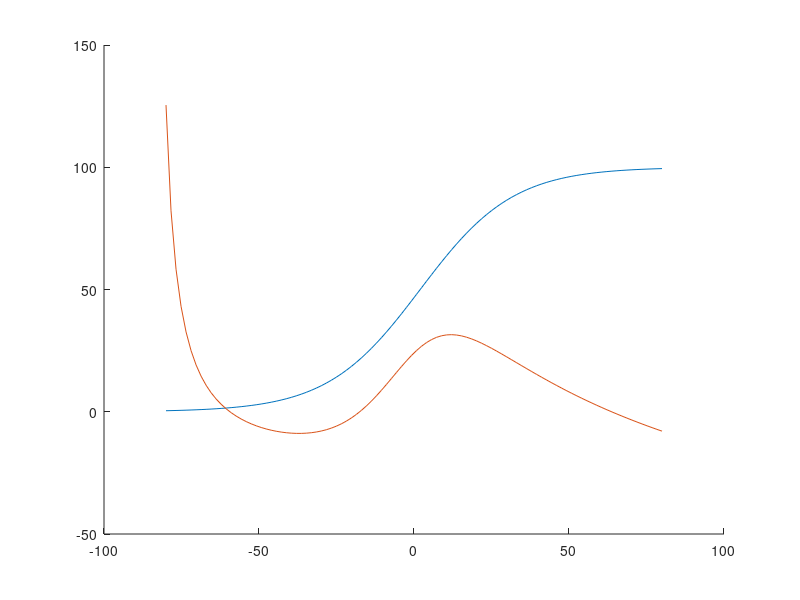

MATLAB code for this plot: (Note: this script raises an error after producing the figure.)


function project
    v = linspace(-80, 80);

    % defining first set of MLE variables
    g_ca = 4.4;
    g_k = 8;
    g_l = 2;
    v_ca = 120;
    v_k = -84;
    v_l = -60;
    phi = 0.02;
    v1 = -1.2;
    v2 = 18;
    v3 = 2;
    v4 = 30;
    v5 = 2;
    v6 = 30;
    c = 20;
    
    
    % plotting null-clines,finding equilibrium points and their nature, quiver plots
    % MLE with first set of variables, i external = 0
    figure(1)
    hold on
        % w null-cline dw/dt = 0, w = f(v)
        w_null_cline = 0.5 * ( 1 + tanh((v-v3)/(v4)) );
        
        % v null cline, dv/dt = 0, w = f(v)
        m_infinity_v = 0.5 * ( 1 + tanh((v-v1)/(v2)) ); 
        denominator_v_null_cline = g_k * (v - v_k);
        numerator_v_null_cline = -g_ca * ( m_infinity_v.* (v-v_ca) ) - g_l * (v-v_l);
        
        v_null_cline = numerator_v_null_cline./denominator_v_null_cline;

        plot(v, 100*w_null_cline)
        plot(v, 100*v_null_cline)

      
        % point of intersection- method  1 - iterating in vectors
        for cnt=1:numel(v)
            s1 = v_null_cline(cnt);
            s2 = w_null_cline(cnt);
            zz = abs(s1-s2);
            if zz <= 0.01
               fprintf("v_eq,w_eq %.3f, %.3f \n", v(cnt), s1)
               v_eq = v(cnt)
               w_eq = s1
            end
        end
        
        % findng point of intersection - method 2 - using sym package of matlab(NR Method)
        F = @(x) [(1/c)*((-g_ca * ( (0.5 * ( 1 + tanh((x(1)-v1)/(v2)) ))*(x(1)-v_ca) )) + (-g_k * ( x(2)*(x(1)-v_k) )) + (-g_l * (x(1) - v_l)));  phi * (0.5 * ( 1 + tanh((x(1)-v3)/(v4)) ) - x(2))/(1/cosh((x(1)-v3)/(2*v4)))];
        starting_pt = [-60; 0.01];
        options = optimoptions('fsolve','Display','iter');
        [x,fval] = fsolve(F,starting_pt,options)
        disp("Equilibrium point for MLE with first set of variables, i external = 0")
        disp(x)
        


        % quiver plots
        [v_quiver,w_quiver] = meshgrid(linspace(-80,80,30), linspace(0,1,30));
        m_infinity_v_quiver = 0.5 * ( 1 + tanh((v_quiver-v1)/(v2)) ); 

        tau_w = 1./cosh((v_quiver-v3)/(2*v4));
        dv_dt = (1/c)*((-g_ca * ( m_infinity_v_quiver.*(v_quiver-v_ca) )) + (-g_k * ( w_quiver.*(v_quiver-v_k) )) + (-g_l * (v_quiver - v_l)));
        dw_dt = phi * (0.5 * ( 1 + tanh((v_quiver-v3)/(v4)) ) - w_quiver)./tau_w;
        quiver(v_quiver,100*w_quiver, dv_dt, 100*dw_dt, 10, 'color',[0 0 0]); % arrow length scaled 2 times for visibility
        
        
        % defining dv/dt and dw/dt again because this time we want expressions not vectors for the jacobian
        % dv/dt and dw_dt are functions of (v_var, w_var)
        syms v_var w_var
        dv_dt2 = (1/c)*((-g_ca * ( (0.5 * ( 1 + tanh((v_var-v1)/(v2)) ))*(v_var-v_ca) )) + (-g_k * ( w_var*(v_var-v_k) )) + (-g_l * (v_var - v_l)));
        dw_dt2 = phi * (0.5 * ( 1 + tanh((v_var-v3)/(v4)) ) - w_var)/(1/cosh((v_var-v3)/(2*v4)));
        
        df1_dv = diff(dv_dt2, v_var);
        df1_dw = diff(dv_dt2, w_var);
        df2_dv = diff(dw_dt2, v_var);
        df2_dw = diff(dw_dt2, w_var);

        % jacobian matrix and their eigen values
        disp("jacobian matrix of MLE Iext=0")
        jacobian = [subs(df1_dv,{v_var,w_var},{v_eq, w_eq}) subs(df1_dw,{v_var,w_var},{v_eq, w_eq}); subs(df2_dv,{v_var,w_var},{v_eq, w_eq}) subs(df2_dw,{v_var,w_var},{v_eq, w_eq})  ];
        disp(double(jacobian));
        disp("Eigen values of MLE I ext=0, should be stable - both eigen values negative")
        eigen_values = double(eig(jacobian)) % we see that eigen values are negative, implying that equilibrium point is a stable point
        
        % running the equation from Equilibrium point, it stays there
        [t,r] = ode15s(@mle_diff_eqn,[0 100],[x(1) x(2)])
        plot(r(:,1),100*r(:,2));

    hold off
    grid

    
    
    
    
    % plotting for different values of phi
    % MLE Different set of variables for 
    figure(2)
        hold on
        % [t1,r1] = ode15s(@mle_diff_eqn,[0 10000],[x(1)+10 x(2)]) % sub threshold, phi = 0.02
        % plot4 = plot(r1(:,1),r1(:,2))

        
        + 30
        % [t1,r1] = ode15s(@mle_diff_eqn2,[0 10000],[x(1)+10 x(2)]) % sub threshold, phi = 0.04
        % plot5 = plot(r1(:,1),r1(:,2))

        

        % [t1,r1] = ode15s(@mle_diff_eqn3,[0 10000],[x(1)+10 x(2)]) % sub threshold, phi = 0.01
        % plot6 = plot(r1(:,1),r1(:,2))

        [t,r] = ode15s(@mle_diff_eqn3,[0 300],[x(1)+100 x(2)]); % supra threshold, phi = 0.01
        plot1 = plot(r(:,1), r(:,2))

        [t,r] = ode15s(@mle_diff_eqn,[0 300],[x(1)+100 x(2)]); % supra threshold, phi = 0.02
        plot2 = plot(r(:,1), r(:,2))

        [t,r] = ode15s(@mle_diff_eqn2,[0 300],[x(1)+100 x(2)]); % supra threshold, phi = 0.04
        plot3 = plot(r(:,1), r(:,2));

        legend([plot1, plot2, plot3], ["AP phi=0.01", "AP phi=0.02", "AP phi = 0.04"]);
       
        hold off
    grid

    % plotting for different values of V_initial to see sub and supra thresholds
    figure(3)
        hold on
            plots_depoloraization = [];
            labels = [];

            for step_size = 40:1:50
                [t,r] = ode15s(@mle_diff_eqn,[0 300],[x(1)+step_size x(2)]);
                plots_depoloraization = [plots_depoloraization, plot(r(:,1), r(:,2))];
                labels = [labels, strcat("V initial=",string(x(1) + step_size))];
            end
            legend(plots_depoloraization, labels)
        hold off
    grid

    % V max vs V initial
    % The plot shows the presence of threshold voltage, intial value above threshold voltage results in action potential kind behaviour
    figure(4)
        hold on
            v_initial = [];
            v_max = [];
            for step_size = 45:0.01:46
                [t,r] = ode15s(@mle_diff_eqn,[0 300],[x(1)+step_size x(2)]);
                v_initial = [v_initial, x(1)+step_size];
                v_max = [v_max, max(r(:,1))];
            end
        hold off

        plot(v_initial, v_max)
    grid

    % with steady external currents
    figure(5)
        hold on
            [t,r] = ode15s(@mle_diff_eqn,[0 300],[x(1) x(2)]); % equilibrium point, iext = 0
            plot1 = plot(r(:,1), r(:,2)) %nothing happens as we are at the equilibrium point

            [t,r] = ode15s(@mle_diff_eqn_with_i_ext_steady,[0 300],[x(1) x(2)]); % equilibrium point, iext = 86
            plot2 = plot(r(:,1), r(:,2)) % we get a limit cycle, we are starting from a point far from new equilibrium point, so can't predict via linearisation, derivates play the role

            [t,r] = ode15s(@mle_diff_eqn_with_i_ext_steady,[0 500],[-27.9, 0.17]); % non-equilibirum point, iext = 86
            plot3 = plot(r(:,1), r(:,2)) % we get a inward spiral, we are starting a point near new equilbirium point. And jacobian eigen values given complex with real part -ve, which confirms inward spiral

            legend([plot1, plot2, plot3], ["equilibrium pt, iext = 0", "equilibrium point, iext = 86", "non-equilibirum point, iext = 86"]);
        hold off

        
        % Calculations verifying the plots in figure(5)
        % finding - new equilibrium point when i ext = 86, its jacobian, its eigen values
        F = @(x) [(1/c)*((-g_ca * ( (0.5 * ( 1 + tanh((x(1)-v1)/(v2)) ))*(x(1)-v_ca) )) + (-g_k * ( x(2)*(x(1)-v_k) )) + (-g_l * (x(1) - v_l)) + 86);  phi * (0.5 * ( 1 + tanh((x(1)-v3)/(v4)) ) - x(2))/(1/cosh((x(1)-v3)/(2*v4)))];
        starting_pt = [-27; 0.10];
        options = optimoptions('fsolve','Display','iter');
        [x,fval] = fsolve(F,starting_pt,options)
        disp("Equilibrium pt with iext = 86")
        disp(x) % -27.9524, 0.1195
        v_eq3 = x(1)
        w_eq3 = x(2)

        % finding jacobian values
        syms v_var3 w_var3
        dv_dt3 = (1/c)*((-g_ca * ( (0.5 * ( 1 + tanh((v_var3-v1)/(v2)) ))*(v_var3-v_ca) )) + (-g_k * ( w_var3*(v_var3-v_k) )) + (-g_l * (v_var3 - v_l)) + 86);
        dw_dt3 = phi * (0.5 * ( 1 + tanh((v_var3-v3)/(v4)) ) - w_var3)/(1/cosh((v_var3-v3)/(2*v4)));
        
        df1_dv3 = diff(dv_dt3, v_var3);
        df1_dw3 = diff(dv_dt3, w_var3);
        df2_dv3 = diff(dw_dt3, v_var3);
        df2_dw3 = diff(dw_dt3, w_var3);

        % jacobian matrix and their eigen values
        jacobian3 = [subs(df1_dv3,{v_var3,w_var3},{v_eq3, w_eq3}) subs(df1_dw3,{v_var3,w_var3},{v_eq3, w_eq3}); subs(df2_dv3,{v_var3,w_var3},{v_eq3, w_eq3}) subs(df2_dw3,{v_var3,w_var3},{v_eq3, w_eq3})  ];
        disp("eigen values for i ext = 86")
        eigen_values3 = double(eig(jacobian3)) % we see that eigen values are negative, implying that equilibrium point is a stable point
        % eigen values are complex, with real part negative => inward spiral
        % we get that inward spiral when we start near the equilibrium pt -27.9,0.17

    grid

    
    
    % i = 86
    % run backwards in time, find UPO,  null clines
    figure(6)
        hold on
             % plot for null clines with iext = 86
            % w null-cline dw/dt = 0, w = f(v)
            w_null_cline = 0.5 * ( 1 + tanh((v-v3)/(v4)) );
                
            % v null cline, dv/dt = 0, w = f(v)
            m_infinity_v = 0.5 * ( 1 + tanh((v-v1)/(v2)) ); 
            denominator_v_null_cline = g_k * (v - v_k);
            numerator_v_null_cline = -g_ca * ( m_infinity_v.* (v-v_ca) ) - g_l * (v-v_l) + 86;
            
            v_null_cline = numerator_v_null_cline./denominator_v_null_cline;

            
            plot(v, 100*w_null_cline)
            plot(v, 100*v_null_cline)
            
            
            [t,r] = ode15s(@mle_diff_eqn_with_i_ext_steady_backward_time,[0 300],[-27.9 0.17]);
            plot(r(:,1), 100*r(:,2)) 



            [t,r] = ode15s(@mle_diff_eqn_with_i_ext_steady,[0 300],[-37.98 12.60]);
            plot(r(:,1), 100*r(:,2))

            [t,r] = ode15s(@mle_diff_eqn_with_i_ext_steady,[0 300],[-30 0.15]);
            plot(r(:,1), 100*r(:,2))

            xlim([-60 0])
            ylim([0 50])

        hold off
    grid


    % other all i currents comparison
    iext = [80, 86, 90]
    for i=1:3
        disp("for i ext is ")
        F = @(x) [(1/c)*((-g_ca * ( (0.5 * ( 1 + tanh((x(1)-v1)/(v2)) ))*(x(1)-v_ca) )) + (-g_k * ( x(2)*(x(1)-v_k) )) + (-g_l * (x(1) - v_l)) + iext(i));  phi * (0.5 * ( 1 + tanh((x(1)-v3)/(v4)) ) - x(2))/(1/cosh((x(1)-v3)/(2*v4)))];
        starting_pt = [-27; 0.10];
        options = optimoptions('fsolve','Display','iter');
        [x,fval] = fsolve(F,starting_pt,options)
        disp(x) % -27.9524, 0.1195
        v_eq3 = x(1)
        w_eq3 = x(2)

        % finding jacobian values
        syms v_var3 w_var3
        dv_dt3 = (1/c)*((-g_ca * ( (0.5 * ( 1 + tanh((v_var3-v1)/(v2)) ))*(v_var3-v_ca) )) + (-g_k * ( w_var3*(v_var3-v_k) )) + (-g_l * (v_var3 - v_l)) + iext(i));
        dw_dt3 = phi * (0.5 * ( 1 + tanh((v_var3-v3)/(v4)) ) - w_var3)/(1/cosh((v_var3-v3)/(2*v4)));
        
        df1_dv3 = diff(dv_dt3, v_var3);
        df1_dw3 = diff(dv_dt3, w_var3);
        df2_dv3 = diff(dw_dt3, v_var3);
        df2_dw3 = diff(dw_dt3, w_var3);

        % jacobian matrix and their eigen values
        jacobian3 = [subs(df1_dv3,{v_var3,w_var3},{v_eq3, w_eq3}) subs(df1_dw3,{v_var3,w_var3},{v_eq3, w_eq3}); subs(df2_dv3,{v_var3,w_var3},{v_eq3, w_eq3}) subs(df2_dw3,{v_var3,w_var3},{v_eq3, w_eq3})  ];
        eigen_values3 = double(eig(jacobian3)) 
    end

    % frequency of action potential vs current
    figure(10)
        rates_of_ap = [];
        i_ext = [];
        for i=80:100
            i_ext = [i_ext, i];
            [t r] = mle_solution_i_ext_set1(i);
            frequency_of_ap = 1/calculate_ap_time(r,t);
            rates_of_ap = [rates_of_ap, frequency_of_ap];
        end

        plot(i_ext, rates_of_ap);
    grid
    
    
    % To see what happens for equilibirum points as applied current changes
    % calculate equilibrium points from 80 to 100, plot them on (v,w) curve

    % -------------------------------------------------- Different set of MLE variables ------------------------------------------
    g_ca = 4;
    g_k = 8.0;
    g_l = 2;
    v_ca = 120;
    v_k = -84;
    v_l = -60;
    phi = 0.0667;
    v1 = -1.2;
    v2 = 18;
    v3 = 12;
    v4 = 17.4;
    v5 = 12;
    v6 = 17.4;
    c = 20;

    % w null-cline dw/dt = 0, w = f(v)
    w_null_cline = 0.5 * ( 1 + tanh((v-v3)/(v4)) );
        
    % v null cline, dv/dt = 0, w = f(v)
    m_infinity_v = 0.5 * ( 1 + tanh((v-v1)/(v2)) ); 
    denominator_v_null_cline = g_k * (v - v_k);
    numerator_v_null_cline = -g_ca * ( m_infinity_v.* (v-v_ca) ) - g_l * (v-v_l) + 30;
    
    v_null_cline = numerator_v_null_cline./denominator_v_null_cline;

    % MLE 2nd set of variables, I ext = 30 quiver plot and  Null clines 
    figure(7)
        hold on
        plot(v, 100*w_null_cline)
        plot(v, 100*v_null_cline)

        % quiver plots
        [v_quiver,w_quiver] = meshgrid(linspace(-80,80,30), linspace(0,1,30));
        m_infinity_v_quiver = 0.5 * ( 1 + tanh((v_quiver-v1)/(v2)) ); 

        tau_w = 1./cosh((v_quiver-v3)/(2*v4));
        dv_dt = (1/c)*((-g_ca * ( m_infinity_v_quiver.*(v_quiver-v_ca) )) + (-g_k * ( w_quiver.*(v_quiver-v_k) )) + (-g_l * (v_quiver - v_l)) + 30);
        dw_dt = phi * (0.5 * ( 1 + tanh((v_quiver-v3)/(v4)) ) - w_quiver)./tau_w;
        quiver(v_quiver,100*w_quiver, dv_dt, 100*dw_dt, 3, 'color',[0 0 0]); % arrow length scaled 3 times for visibility

        % to draw manifolds
        % find eigen vectors at saddle node - unstable manifolds
        % >>>>>>>>>>>>>>>>>>>>>>>>>>>> forward in time >>>>>>>>>>>>>>>>>>>>>>>>>>>>>
        syms v_var3 w_var3
        dv_dt3 = (1/c)*((-g_ca * ( (0.5 * ( 1 + tanh((v_var3-v1)/(v2)) ))*(v_var3-v_ca) )) + (-g_k * ( w_var3*(v_var3-v_k) )) + (-g_l * (v_var3 - v_l)) + 30);
        dw_dt3 = phi * (0.5 * ( 1 + tanh((v_var3-v3)/(v4)) ) - w_var3)/(1/cosh((v_var3-v3)/(2*v4)));
        
        df1_dv3 = diff(dv_dt3, v_var3);
        df1_dw3 = diff(dv_dt3, w_var3);
        df2_dv3 = diff(dw_dt3, v_var3);
        df2_dw3 = diff(dw_dt3, w_var3);
    
        v_eq3 = -19.5632
        w_eq3 = 0.0259
    
        % jacobian matrix and their eigen values
        jacobian3 = [subs(df1_dv3,{v_var3,w_var3},{v_eq3, w_eq3}) subs(df1_dw3,{v_var3,w_var3},{v_eq3, w_eq3}); subs(df2_dv3,{v_var3,w_var3},{v_eq3, w_eq3}) subs(df2_dw3,{v_var3,w_var3},{v_eq3, w_eq3})  ];
        [eigen_vec, eigen_val] = eig(jacobian3);
        disp("eigen vecs")
        disp(double(eigen_vec))
      

        length_of_eigen_vec1 = (double(eigen_vec(1,1))^2 + double(eigen_vec(2,1))^2)^0.5;
        x_pt_on_eigen_vec_1_nearer_to_saddle_node = v_eq3 + 0.1*(double(eigen_vec(1,1))/length_of_eigen_vec1);
        y_pt_on_eigen_vec_1_nearer_to_saddle_node = w_eq3 + 0.1*(double(eigen_vec(2,1))/length_of_eigen_vec1);
        
        
        [t3 r3] = mle_solution_i_ext_set2(30, x_pt_on_eigen_vec_1_nearer_to_saddle_node, y_pt_on_eigen_vec_1_nearer_to_saddle_node);
        unstableManifold1 = plot(r3(:,1), 100*r3(:,2));
        
        
        length_of_eigen_vec2 = (double(eigen_vec(1,2))^2 + double(eigen_vec(2,2))^2)^0.5;
        x_pt_on_eigen_vec_2_nearer_to_saddle_node = v_eq3 + 0.2*(double(eigen_vec(1,2))/length_of_eigen_vec2);
        y_pt_on_eigen_vec_2_nearer_to_saddle_node = w_eq3 + 0.2*(double(eigen_vec(2,2))/length_of_eigen_vec2);
        [t4 r4] = mle_solution_i_ext_set2(30, x_pt_on_eigen_vec_2_nearer_to_saddle_node, y_pt_on_eigen_vec_2_nearer_to_saddle_node);
        unstableManifold2 = plot(r4(:,1), 100*r4(:,2));

        % <<<<<<<<<<<<<<<<<<<<<<<<<<<<<<<<< backward in time <<<<<<<<<<<<<<<<<<<<<<<
        disp("<<<<<<<<<<<<<<<<<<<<<<<<<<<<<<<<<<<backward in time <<<<<<<<<<<<<<<<")
        % a different point to start
        x_pt_on_eigen_vec_1_nearer_to_saddle_node = v_eq3 - 0.002*(double(eigen_vec(1,1))/length_of_eigen_vec1);
        y_pt_on_eigen_vec_1_nearer_to_saddle_node = w_eq3 - 0.002*(double(eigen_vec(2,1))/length_of_eigen_vec1);
        [t1 r1] = mle_solution_i_ext_set2_backward_time(30, x_pt_on_eigen_vec_1_nearer_to_saddle_node, y_pt_on_eigen_vec_1_nearer_to_saddle_node);
        stable_manifold1 = plot(r1(:,1), 100*r1(:,2));

        [t2 r2] = mle_solution_i_ext_set2_backward_time(30, x_pt_on_eigen_vec_2_nearer_to_saddle_node, y_pt_on_eigen_vec_2_nearer_to_saddle_node);
        stable_manifold2 = plot(r2(:,1), 100*r2(:,2));

        legend([stable_manifold1, stable_manifold2, unstableManifold1, unstableManifold2], ["stable manifold 1", "stable manifold 2", "unstable manifold 1", "unstable manifold 2"]);
        

        hold off
    grid

    % finding the new equilibrium points
    new_eqs = []
    F = @(x) [(1/c)*((-g_ca * ( (0.5 * ( 1 + tanh((x(1)-v1)/(v2)) ))*(x(1)-v_ca) )) + (-g_k * ( x(2)*(x(1)-v_k) )) + (-g_l * (x(1) - v_l)) + 30);  phi * (0.5 * ( 1 + tanh((x(1)-v3)/(v4)) ) - x(2))/(1/cosh((x(1)-v3)/(2*v4)))];
    starting_pt = [-41; 0.02];
    options = optimoptions('fsolve','Display','iter');
    [x,fval] = fsolve(F,starting_pt,options);
    disp(x);
    new_eqs = [new_eqs, x];

    F = @(x) [(1/c)*((-g_ca * ( (0.5 * ( 1 + tanh((x(1)-v1)/(v2)) ))*(x(1)-v_ca) )) + (-g_k * ( x(2)*(x(1)-v_k) )) + (-g_l * (x(1) - v_l)) + 30);  phi * (0.5 * ( 1 + tanh((x(1)-v3)/(v4)) ) - x(2))/(1/cosh((x(1)-v3)/(2*v4)))];
    starting_pt = [-20; 2];
    options = optimoptions('fsolve','Display','iter');
    [x,fval] = fsolve(F,starting_pt,options);
    disp(x);
    new_eqs = [new_eqs, x];


    F = @(x) [(1/c)*((-g_ca * ( (0.5 * ( 1 + tanh((x(1)-v1)/(v2)) ))*(x(1)-v_ca) )) + (-g_k * ( x(2)*(x(1)-v_k) )) + (-g_l * (x(1) - v_l)) + 30);  phi * (0.5 * ( 1 + tanh((x(1)-v3)/(v4)) ) - x(2))/(1/cosh((x(1)-v3)/(2*v4)))];
    starting_pt = [4; 28];
    options = optimoptions('fsolve','Display','iter');
    [x,fval] = fsolve(F,starting_pt,options);
    disp(x);
    new_eqs = [new_eqs, x];
    
    
    
    disp("new equilibrium pts, new set of MLE, iext = 30")
    disp(new_eqs)
  % characterising the new equilbrium points
  for i=1:3
    disp("for point")
    % finding jacobian values
    syms v_var3 w_var3
    dv_dt3 = (1/c)*((-g_ca * ( (0.5 * ( 1 + tanh((v_var3-v1)/(v2)) ))*(v_var3-v_ca) )) + (-g_k * ( w_var3*(v_var3-v_k) )) + (-g_l * (v_var3 - v_l)) + 30);
    dw_dt3 = phi * (0.5 * ( 1 + tanh((v_var3-v3)/(v4)) ) - w_var3)/(1/cosh((v_var3-v3)/(2*v4)));
    
    df1_dv3 = diff(dv_dt3, v_var3);
    df1_dw3 = diff(dv_dt3, w_var3);
    df2_dv3 = diff(dw_dt3, v_var3);
    df2_dw3 = diff(dw_dt3, w_var3);

    v_eq3 = new_eqs(1,i)
    w_eq3 = new_eqs(2,i)

    % jacobian matrix and their eigen values
    jacobian3 = [subs(df1_dv3,{v_var3,w_var3},{v_eq3, w_eq3}) subs(df1_dw3,{v_var3,w_var3},{v_eq3, w_eq3}); subs(df2_dv3,{v_var3,w_var3},{v_eq3, w_eq3}) subs(df2_dw3,{v_var3,w_var3},{v_eq3, w_eq3})  ];
    eigen_values3 = double(eig(jacobian3)) 
    disp("--------------------------")
end

    % frequency of action potential vs current
    figure(12)
        rates_of_ap = [];
        i_ext = [];
        for i=30:45
            i_ext = [i_ext, i];
            [t r] = mle_solution_i_ext_set2(i, 100, 0.10);
            frequency_of_ap = 1/calculate_ap_time(r,t);
            rates_of_ap = [rates_of_ap, frequency_of_ap];
        end

        plot(i_ext, rates_of_ap);
    grid

    %%%%%%%%%%%%%%%%%%%%%%%%%%%%%%%%%%%%%%%%%% Hogkin Huxley %%%%%%%%%%%%%%%%%%%%%%%%%%%%%%%%%%%%%%%%%%%%%%%%%%%%%%%%%%%%%%%%%%%%%%
    % find out value of E leak such that resting potential is zero
    % mathematically, dv/dt = 0, at v = -60 and E leak = ? and some values of m, n, h
    % m, n, h are found by dm/dt = 0, dn/dt = 0; dh/dt = 0
    disp("%%%%%%%%%%%%%%%%%%%%%%%%%%%%%%%%%%%%%%%%%%%%%%%% Hogkin Huxley %%%%%%%%%%%%%%%%%%%%%%%%%%%%%%%%%%%5");
    alpha_m = (-0.1 * (-60 + 35))/(exp(-(-60 + 35)/10) - 1);
    beta_m = 4;

    alpha_n = (0.1)/(exp(1) - 1);
    beta_n = 0.125; 

    alpha_h = 0.07 ;
    beta_h = 1/(1 + exp(3));

    m_eq = alpha_m/(alpha_m + beta_m);
    h_eq = alpha_h/(alpha_h + beta_h);
    n_eq = alpha_n/(alpha_n + beta_n);

    fprintf("m h n are %f %f %f \n", m_eq, h_eq, n_eq);

     % vars
     g_k_bar = 36;
     e_k = -72;
 
     g_na_bar = 120;
     e_na = 55;
 
     g_l = 0.3;
     
 
     c = 1;
     
     v_eq = -60;

     % calculating e_leak for i ext = 0
     e_leak = v_eq + ((1/g_l) * ((g_k_bar * n_eq^4 * (v_eq - e_k)) + (g_na_bar * m_eq^3 * h_eq * (v_eq - e_na))));
    fprintf("e_leak is %f \n", e_leak);
    % e_leak = -49.401079
    
    figure(13)
        disp("plotting hh")
        [t_h,r_h] = ode15s(@hh,[0 1000],[10  0.052932 0.596121 0.317677]);
        plot(t_h, r_h(:,1));
    grid


    % finding out stability of hh model, i ext = 0
    % 1. find the point, 2. find eigen values
    % x = [v m h n]
    g_k_bar = 36;
    e_k = -72;

    g_na_bar = 120;
    e_na = 55;

    g_l = 0.3;
    e_l = -49.401079;

    c = 1;
    
    % solving equilbirum point using vpasolve 
    syms v m h n
    X = vpasolve([
        (g_k_bar * (n^4) * (v - e_k))  + (g_na_bar * (m^3) * h * (v - e_na)) + (g_l * (v - e_l)) == 0,
        ((-0.1 * (v+35))/(exp(-(v+35)/10) -1))*(1-m) - (4 * exp(-(v+60)/18))*(m) == 0,
        (0.07 * exp(-(v+60)/20))*(1-h) - (1/(exp(-(v+30)/10) + 1))*(h) == 0,
        ((-0.01 * (v+50))/(exp(-(v+50)/10) - 1))*(1-n) - (0.125 * (exp(-(v+60)/80)))*(n) == 0
    ], [v,m,h,n]);
    disp("equilibrium points for hh ")
    fprintf("v m h n %f %f %f %f \n", X.v, X.m, X.h, X.n)

    % finding eigen values of jacobian
    syms v1 m1 h1 n1
    dv_dt = (1/c)* (-(g_k_bar * (n1^4) * (v1 - e_k))  - (g_na_bar * (m1^3) * h1 * (v1 - e_na)) - (g_l * (v1 - e_l)));
    dm_dt = ((-0.1 * (v1+35))/(exp(-(v1+35)/10) -1))*(1-m1) - (4 * exp(-(v1+60)/18))*(m1);
    dh_dt = (0.07 * exp(-(v1+60)/20))*(1-h1) - (1/(exp(-(v1+30)/10) + 1))*(h1);
    dn_dt = ((-0.01 * (v1+50))/(exp(-(v1+50)/10) - 1))*(1-n1) - (0.125 * (exp(-(v1+60)/80)))*(n1);

    jacobian = zeros(4,4);
    jacobian(1,1) = subs(diff(dv_dt, v1), {v1, m1, h1, n1}, {X.v, X.m, X.h, X.n});
    jacobian(1,2) = subs(diff(dv_dt, m1), {v1, m1, h1, n1}, {X.v, X.m, X.h, X.n});
    jacobian(1,3) = subs(diff(dv_dt, h1), {v1, m1, h1, n1}, {X.v, X.m, X.h, X.n});
    jacobian(1,4) = subs(diff(dv_dt, n1), {v1, m1, h1, n1}, {X.v, X.m, X.h, X.n});

    jacobian(2,1) = subs(diff(dm_dt, v1), {v1, m1, h1, n1}, {X.v, X.m, X.h, X.n});
    jacobian(2,2) = subs(diff(dm_dt, m1), {v1, m1, h1, n1}, {X.v, X.m, X.h, X.n});
    jacobian(2,3) = subs(diff(dm_dt, h1), {v1, m1, h1, n1}, {X.v, X.m, X.h, X.n});
    jacobian(2,4) = subs(diff(dm_dt, n1), {v1, m1, h1, n1}, {X.v, X.m, X.h, X.n});

    jacobian(3,1) = subs(diff(dh_dt, v1), {v1, m1, h1, n1}, {X.v, X.m, X.h, X.n});
    jacobian(3,2) = subs(diff(dh_dt, m1), {v1, m1, h1, n1}, {X.v, X.m, X.h, X.n});
    jacobian(3,3) = subs(diff(dh_dt, h1), {v1, m1, h1, n1}, {X.v, X.m, X.h, X.n});
    jacobian(3,4) = subs(diff(dh_dt, n1), {v1, m1, h1, n1}, {X.v, X.m, X.h, X.n});

    jacobian(4,1) = subs(diff(dn_dt, v1), {v1, m1, h1, n1}, {X.v, X.m, X.h, X.n});
    jacobian(4,2) = subs(diff(dn_dt, m1), {v1, m1, h1, n1}, {X.v, X.m, X.h, X.n});
    jacobian(4,3) = subs(diff(dn_dt, h1), {v1, m1, h1, n1}, {X.v, X.m, X.h, X.n});
    jacobian(4,4) = subs(diff(dn_dt, n1), {v1, m1, h1, n1}, {X.v, X.m, X.h, X.n});

    eigen_values = double(eig(jacobian));
    disp("eigen values of hh model 4d");
    disp(eigen_values);

    % % calculating threshold for hh
    % Non zero AP not a good idea, just see v rise vs time for intial few seconds
    % figure(14)
    %     rates = [];
    %     v_inital_values = [];
    %     for step_size=0:+0.001:0.1
    %         [t r] = ode15s(@hh, [0 1000] ,[-60+step_size  0.052932 0.596121 0.317677]);
    %         rate = calculate_ap_time(r,t);
    %         rates = [rates, rate];
    %         v_inital_values = [v_inital_values, -60+step_size];
    %     end
    %     plot(v_inital_values, rates)
    % grid

    figure(14)
        hold on
            for step_size=1:10
                [t r] = ode15s(@hh, [0 100], [-60+step_size 0.052932 0.596121 0.317677 ]);
                plot(t, r(:,1));
            end
        hold off
    grid

    figure(16)
        hold on
            disp("Myotonic hh")
            
            subplot(2,2,1)
            [t r] = myotonoic_hh(0);
            plot(t, r(:,1));
            title('f_in = 0')

            subplot(2,2,2)
            [t1 r1] = myotonoic_hh(0.1);
            plot(t1, r1(:,1));
            title('f_in = 0.1');

            subplot(2,2,3)
            [t2 r2] = myotonoic_hh(0.17);
            plot(t2, r2(:,1));
            title('f_in = 0.17')

            subplot(2,2,4)
            [t3 r3] = myotonoic_hh(0.2);
            plot(t3, r3(:,1));
            title('f_in = 0.20')
        hold off
    grid

    figure(17)
        hold on
            [t_h,r_h] = ode15s(@hh_2d,[0 1000],[50 0.317]);
            plot(r_h(:,1), r_h(:,2));

            [t_h1,r_h1] = ode15s(@hh_2d,[0 1000],[-30 0.317]);
            plot(r_h1(:,1), r_h1(:,2));
        hold off
    grid

end



function ap_time = calculate_ap_time(r,t)
        rounded_off_voltages = round(r(:,1), 0);
        freq_table_all = tabulate(round(r(:,1), 0));
        
        [s, s1] = size(freq_table_all);
        % just remove the negative, we are calculating from positive
        freq_table = zeros(s,s1);
        for i=1:s
            if freq_table_all(i,1) > 0
                freq_table(i,1) = freq_table_all(i,1) ;
                freq_table(i,2) = freq_table_all(i,2) ;
                freq_table(i,3) = freq_table_all(i,3) ;
            end
        end
        
        % find the max_frequency maximum value
        maximum_frequency = freq_table(1,2);
        voltage_having_max_freq = freq_table(1,1);
        for i=1:s
            if freq_table(i,2) > maximum_frequency
                maximum_frequency = freq_table(i,2);
                voltage_having_max_freq = freq_table(i, 1);
            end
        end
        
        % find all the locations of max-positive_frequency
        locations_of_max_positive_frequency = [];
        [r_rows ,r_cols]= size(rounded_off_voltages);
        for i=1:r_rows
            if rounded_off_voltages(i, 1) == voltage_having_max_freq;
                locations_of_max_positive_frequency = [locations_of_max_positive_frequency, i];
            end
        end 

        % a peak in middle
        [l_row, l_col] = size(locations_of_max_positive_frequency);
        random_point_in_middle = floor(l_col/2);
        peak_in_middle_location = locations_of_max_positive_frequency(1,random_point_in_middle);
        
        
        t0 = t(peak_in_middle_location,1);
        negative_reached = 0;
        for i=peak_in_middle_location+1:r_rows
            if rounded_off_voltages(i,1) > rounded_off_voltages(i-1,1) & negative_reached
                break
            end

            if rounded_off_voltages(i,1) < 0
                negative_reached = 1;
            end
        end

        t1 = t(i,1);
       
        positive_reached = 0;
        for j=i+1:r_rows
            if rounded_off_voltages(j,1) < rounded_off_voltages(j-1) & positive_reached
                break
            end

            if rounded_off_voltages(j,1) > 0
                positive_reached = 1;
            end

        end

        t2 = t(j,1);
        
        ap_time = t2 - t0;

end


function result = mle_diff_eqn(t,r)

    % defining first set of MLE variables
    g_ca = 4.4;
    g_k = 8;
    g_l = 2;
    v_ca = 120;
    v_k = -84;
    v_l = -60;
    phi = 0.02;
    v1 = -1.2;
    v2 = 18;
    v3 = 2;
    v4 = 30;
    v5 = 2;
    v6 = 30;
    c = 20;

    result = zeros(2,1);
    result(1) = (1/c)*((-g_ca * ( (0.5 * ( 1 + tanh((r(1)-v1)/(v2)) ))*(r(1)-v_ca) )) + (-g_k * ( r(2)*(r(1)-v_k) )) + (-g_l * (r(1) - v_l)));
    result(2) = phi * (0.5 * ( 1 + tanh((r(1)-v3)/(v4)) ) - r(2))/(1/cosh((r(1)-v3)/(2*v4)));
end

function result = mle_diff_eqn_with_i_ext_steady(t,r)

    % defining first set of MLE variables
    g_ca = 4.4;
    g_k = 8;
    g_l = 2;
    v_ca = 120;
    v_k = -84;
    v_l = -60;
    phi = 0.02;
    v1 = -1.2;
    v2 = 18;
    v3 = 2;
    v4 = 30;
    v5 = 2;
    v6 = 30;
    c = 20;

    result = zeros(2,1);
    result(1) = (1/c)*((-g_ca * ( (0.5 * ( 1 + tanh((r(1)-v1)/(v2)) ))*(r(1)-v_ca) )) + (-g_k * ( r(2)*(r(1)-v_k) )) + (-g_l * (r(1) - v_l)) + 86);
    result(2) = phi * (0.5 * ( 1 + tanh((r(1)-v3)/(v4)) ) - r(2))/(1/cosh((r(1)-v3)/(2*v4)));
end

function result = mle_diff_eqn_with_i_ext_steady_backward_time(t,r)

    % defining first set of MLE variables
    g_ca = 4.4;
    g_k = 8;
    g_l = 2;
    v_ca = 120;
    v_k = -84;
    v_l = -60;
    phi = 0.02;
    v1 = -1.2;
    v2 = 18;
    v3 = 2;
    v4 = 30;
    v5 = 2;
    v6 = 30;
    c = 20;

    result = zeros(2,1);
    result(1) = (-1/c)*((-g_ca * ( (0.5 * ( 1 + tanh((r(1)-v1)/(v2)) ))*(r(1)-v_ca) )) + (-g_k * ( r(2)*(r(1)-v_k) )) + (-g_l * (r(1) - v_l)) + 86);
    result(2) = -phi * (0.5 * ( 1 + tanh((r(1)-v3)/(v4)) ) - r(2))/(1/cosh((r(1)-v3)/(2*v4)));
end

function [t_vec,r_vec] = mle_solution_i_ext_set1(i_ext)
    
    
    function result = mle_diff_eqn_with_i_ext_steady2(t,r)

        % defining first set of MLE variables
        g_ca = 4.4;
        g_k = 8;
        g_l = 2;
        v_ca = 120;
        v_k = -84;
        v_l = -60;
        phi = 0.02;
        v1 = -1.2;
        v2 = 18;
        v3 = 2;
        v4 = 30;
        v5 = 2;
        v6 = 30;
        c = 20;
    
        result = zeros(2,1);
        result(1) = (1/c)*((-g_ca * ( (0.5 * ( 1 + tanh((r(1)-v1)/(v2)) ))*(r(1)-v_ca) )) + (-g_k * ( r(2)*(r(1)-v_k) )) + (-g_l * (r(1) - v_l)) + i_ext);
        result(2) = phi * (0.5 * ( 1 + tanh((r(1)-v3)/(v4)) ) - r(2))/(1/cosh((r(1)-v3)/(2*v4)));
    end 
    
    [t_vec r_vec] = ode15s(@mle_diff_eqn_with_i_ext_steady2, [0 10000], [-80 0.10]);

end


function result = mle_diff_eqn2(t,r)

    % defining first set of MLE variables, a different phi
    g_ca = 4.4;
    g_k = 8;
    g_l = 2;
    v_ca = 120;
    v_k = -84;
    v_l = -60;
    phi = 0.04;
    v1 = -1.2;
    v2 = 18;
    v3 = 2;
    v4 = 30;
    v5 = 2;
    v6 = 30;
    c = 20;

    result = zeros(2,1);
    result(1) = (1/c)*((-g_ca * ( (0.5 * ( 1 + tanh((r(1)-v1)/(v2)) ))*(r(1)-v_ca) )) + (-g_k * ( r(2)*(r(1)-v_k) )) + (-g_l * (r(1) - v_l)));
    result(2) = phi * (0.5 * ( 1 + tanh((r(1)-v3)/(v4)) ) - r(2))/(1/cosh((r(1)-v3)/(2*v4)));
end

function result = mle_diff_eqn3(t,r)

    % defining first set of MLE variables, a different phi
    g_ca = 4.4;
    g_k = 8;
    g_l = 2;
    v_ca = 120;
    v_k = -84;
    v_l = -60;
    phi = 0.01;
    v1 = -1.2;
    v2 = 18;
    v3 = 2;
    v4 = 30;
    v5 = 2;
    v6 = 30;
    c = 20;

    result = zeros(2,1);
    result(1) = (1/c)*((-g_ca * ( (0.5 * ( 1 + tanh((r(1)-v1)/(v2)) ))*(r(1)-v_ca) )) + (-g_k * ( r(2)*(r(1)-v_k) )) + (-g_l * (r(1) - v_l)));
    result(2) = phi * (0.5 * ( 1 + tanh((r(1)-v3)/(v4)) ) - r(2))/(1/cosh((r(1)-v3)/(2*v4)));
end

function result = mle_diff_eqn_with_i_ext_steady_second_set(t,r)

    % defining second set of MLE variables
    g_ca = 4;
    g_k = 8.0;
    g_l = 2;
    v_ca = 120;
    v_k = -84;
    v_l = -60;
    phi = 0.0667;
    v1 = -1.2;
    v2 = 18;
    v3 = 12;
    v4 = 17.4;
    v5 = 12;
    v6 = 17.4;
    c = 20;

    result = zeros(2,1);
    result(1) = (1/c)*((-g_ca * ( (0.5 * ( 1 + tanh((r(1)-v1)/(v2)) ))*(r(1)-v_ca) )) + (-g_k * ( r(2)*(r(1)-v_k) )) + (-g_l * (r(1) - v_l)) + 30);
    result(2) = phi * (0.5 * ( 1 + tanh((r(1)-v3)/(v4)) ) - r(2))/(1/cosh((r(1)-v3)/(2*v4)));
end


function [t_vec,r_vec] = mle_solution_i_ext_set2(i_ext, v_0, w_0)
    
    
    function result = mle_diff_eqn_with_i_ext_steady_second_set(t,r)

        % defining second set of MLE variables
        g_ca = 4;
        g_k = 8.0;
        g_l = 2;
        v_ca = 120;
        v_k = -84;
        v_l = -60;
        phi = 0.0667;
        v1 = -1.2;
        v2 = 18;
        v3 = 12;
        v4 = 17.4;
        v5 = 12;
        v6 = 17.4;
        c = 20;
    
        result = zeros(2,1);
        result(1) = (1/c)*((-g_ca * ( (0.5 * ( 1 + tanh((r(1)-v1)/(v2)) ))*(r(1)-v_ca) )) + (-g_k * ( r(2)*(r(1)-v_k) )) + (-g_l * (r(1) - v_l)) + i_ext);
        result(2) = phi * (0.5 * ( 1 + tanh((r(1)-v3)/(v4)) ) - r(2))/(1/cosh((r(1)-v3)/(2*v4)));
    end 
    
    [t_vec r_vec] = ode15s(@mle_diff_eqn_with_i_ext_steady_second_set, [0 10000], [v_0 w_0]);

end

function [t_vec,r_vec] = mle_solution_i_ext_set2_backward_time(i_ext, v_0, w_0)
    
    
    function result = mle_diff_eqn_with_i_ext_steady_second_set_backward(t,r)

        % defining second set of MLE variables
        g_ca = 4;
        g_k = 8.0;
        g_l = 2;
        v_ca = 120;
        v_k = -84;
        v_l = -60;
        phi = 0.0667;
        v1 = -1.2;
        v2 = 18;
        v3 = 12;
        v4 = 17.4;
        v5 = 12;
        v6 = 17.4;
        c = 20;
    
        result = zeros(2,1);
        result(1) = (1/c)*((-g_ca * ( (0.5 * ( 1 + tanh((r(1)-v1)/(v2)) ))*(r(1)-v_ca) )) + (-g_k * ( r(2)*(r(1)-v_k) )) + (-g_l * (r(1) - v_l)) + i_ext);
        result(2) = phi * (0.5 * ( 1 + tanh((r(1)-v3)/(v4)) ) - r(2))/(1/cosh((r(1)-v3)/(2*v4)));
    end 
    
    [t_vec r_vec] = ode15s(@mle_diff_eqn_with_i_ext_steady_second_set_backward, [0 -10000], [v_0 w_0]);

end

%%%%%%%%%%%%%%%%% Hogkin Huxley Equations %%%%%%%%%%%%%%%%%%%%%%%%%%%%%
function result = hh_2d(t,r)

    % vars
    g_k_bar = 36;
    e_k = -72;

    g_na_bar = 120;
    e_na = 55;

    g_l = 0.3;
    e_l = -49.401079;

    c = 1;
    iext = 10;

   
    if r(1) == -50 
        alpha_n = 0.1;
    else
        alpha_n = (-0.01 * (r(1) + 50))/(exp(-(r(1) + 50)/10) - 1);
    end
    beta_n = 0.125 * exp(-(r(1) + 60)/80);

    % values of m and h at equilibrium
    m = 0.052932;
    h = 0.596121;

    
    result = zeros(2,1); % v,n
    result(1) = (1/c) * (iext - (g_k_bar * (r(2)^4) * (r(1) - e_k))   - (g_na_bar * (m^3) * h * (r(1) - e_na)) - (g_l * (r(1) - e_l)) ) ;
    result(2) = (alpha_n * (1 - r(2))) - (beta_n * r(2));
end

function [t_vec,r_vec] = myotonoic_hh(f_ni)
    
    
    function result = hh_with_problem(t,r)

        % vars
        g_k_bar = 36;
        e_k = -72;

        g_na_bar = 120;
        e_na = 55;

        g_l = 0.3;
        e_l = -49.401079;

        c = 1;
        iext = 10;

        if r(1) == -35
            alpha_m = 1;
        else
            alpha_m = (-0.1 * (r(1) + 35))/(exp(-(r(1) + 35)/10) - 1);
        end
        beta_m = 4 * exp(-(r(1) + 60)/18);


        if r(1) == -50 
            alpha_n = 0.1;
        else
            alpha_n = (-0.01 * (r(1) + 50))/(exp(-(r(1) + 50)/10) - 1);
        end
        beta_n = 0.125 * exp(-(r(1) + 60)/80);

        alpha_h = 0.07 * exp(-(r(1) + 60)/20);
        beta_h = 1/(1 + exp(-(r(1)+30)/10));
        
        result = zeros(4,1); % v,m,h,n
        result(1) = (1/c) * ( iext - (g_k_bar * r(4)^4 * (r(1) - e_k)) - (g_na_bar * (1-f_ni) * r(2)^3 * r(3) * (r(1) - e_na)   +    g_na_bar * f_ni  * r(2)^3 *  (r(1) - e_na)) - (g_l * (r(1) - e_l)) );
        result(2) = (alpha_m * (1 - r(2))) - (beta_m * r(2));   
        result(3) = (alpha_h * (1 - r(3))) - (beta_h * r(3));
        result(4) = (alpha_n * (1 - r(4))) - (beta_n * r(4));
    end 
    
    [t_vec r_vec] = ode15s(@hh_with_problem, [0 300], [50  0.052932 0.596121 0.317677]);

end

function result = hh(t,r)

    % vars
    g_k_bar = 36;
    e_k = -72;

    g_na_bar = 120;
    e_na = 55;

    g_l = 0.3;
    e_l = -49.401079;

    c = 1;
    iext = 13;

   

    if r(1) == -35
        alpha_m = 1;
    else
        alpha_m = (-0.1 * (r(1) + 35))/(exp(-(r(1) + 35)/10) - 1);
    end
    beta_m = 4 * exp(-(r(1) + 60)/18);


    if r(1) == -50 
        alpha_n = 0.1;
    else
        alpha_n = (-0.01 * (r(1) + 50))/(exp(-(r(1) + 50)/10) - 1);
    end
    beta_n = 0.125 * exp(-(r(1) + 60)/80);

    alpha_h = 0.07 * exp(-(r(1) + 60)/20);
    beta_h = 1/(1 + exp(-(r(1)+30)/10));
    
    result = zeros(4,1); % v,m,h,n
    result(1) = (1/c) * ( iext - (g_k_bar * r(4)^4 * (r(1) - e_k)) - (g_na_bar * r(2)^3 * r(3) * (r(1) - e_na)) - (g_l * (r(1) - e_l)) );
    result(2) = (alpha_m * (1 - r(2))) - (beta_m * r(2));   
    result(3) = (alpha_h * (1 - r(3))) - (beta_h * r(3));
    result(4) = (alpha_n * (1 - r(4))) - (beta_n * r(4));
end

